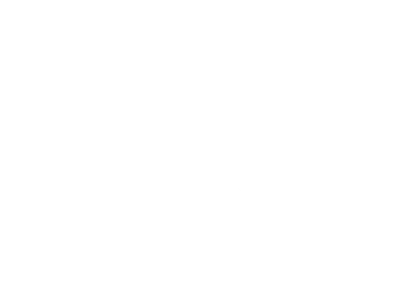
Frame 1 (no input)
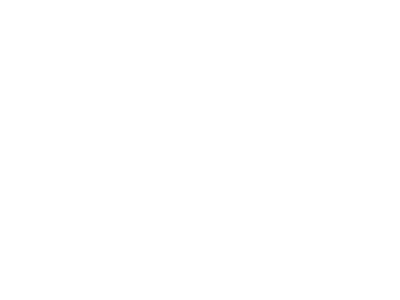
Frame 60 (the mouse pressed at the canvas centre just before this capture)
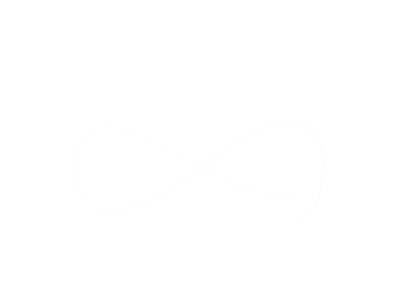
Frame 120 (the mouse held since frame 60 and released just before this capture)

The Processing sketch that drew these frames (run headless with seeded random() and noise(); from frame 60 on, the mouse is pressed at the canvas centre):

// Processing sketch: processing_14332
// ── processing_14332.pde

Particle p, target;
float DRAG = 0.9;
float big = 80;
float amp = big/7;

Particle[] t;
int following = 0;

void setup() {
  size(400, 300); 
  float midX = width/2;
  float midY = height/2;

  t = new Particle[6];
  t[0] = new Particle(midX - big*.5, midY - big*.5);
  t[1] = new Particle(midX - big*1.5, midY); 
  t[2] = new Particle(midX - big, midY + big); 
  t[3] = new Particle(midX + big*.5, midY - big*.5);
  t[4] = new Particle(midX + big*1.5, midY);   
  t[5] = new Particle(midX + big, midY + big); 

  target = new Particle(t[0].px + random(-amp, amp), t[0].py + random(-amp, amp)); 
  target.col = color(234, 145, 9, 7);
  target.mass = 100;
  p = new Particle(midX + big*.5, midY + big*.5);
  background(255);
  smooth();
}


void check() {
  float d = dist(p.px, p.py, target.px, target.py);

  if(d < amp*5) {
    following ++;
    following %= 6;
    //println(following);
    target.px = t[following].px + random(-amp, amp);
    target.py = t[following].py + random(-amp, amp);
  }
}


void draw() {
  float x = p.px;
  float y = p.py;
  p.clearForces();
  check();


  float fx = target.px - p.px;
  float fy = target.py - p.py;
  p.accumulateForce(fx, fy);
  p.update(); 

  strokeWeight(1);
  float grey = map(cos((float)millis()/10000.0), -1, 1, 0, 255);
  stroke(grey);
  line(x, y, p.px, p.py);
  //target.render();
}

class Particle {

  float px, py;
  float vx, vy;
  float fx, fy;
  float mass;
  color col;

  Particle(float xin, float yin){
    px = xin;
    py = yin;
    col = color(0, 50);
    vx = 0; 
    vy = 0;
    fx = 0; 
    fy = 0; 
    mass = 50;
  }

  void clearForces(){
    fx = 0; 
    fy = 0;
  }

  void accumulateForce(float gx, float gy){
    fx += gx;
    fy += gy;
  }

  void update(){
    vx += fx / mass;
    vy += fy / mass;
    vx *= DRAG;
    vy *= DRAG;
    px += vx;
    py += vy;
  }

  void screenwarp(){
    if (py<0){
      py += height;
    }
    if (px<0){
      px += width;
    } 
    else if (px>width){
      px -= width;
    }
  }

  void render(){
    fill(col);
    noStroke();
    ellipse(px,py, mass/10, mass/10);
  }
}
